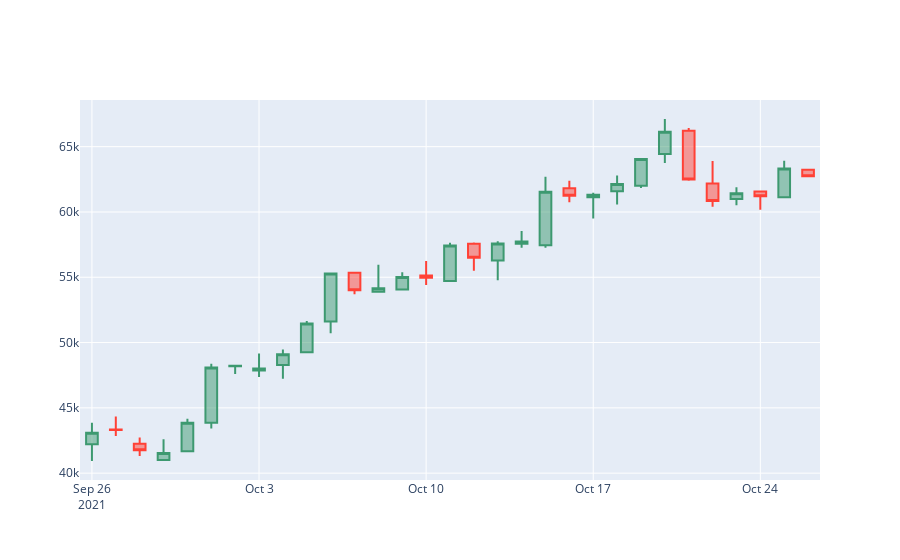

Notebook code cell kept with this figure:
### Markdown cell above
Finally we are now ready to use plotly to create our Candlestick Chart.

### Code cell
fig = go.Figure(data=[go.Candlestick(x=candlestick_data['date'],
                open=candlestick_data['Price']['first'], 
                high=candlestick_data['Price']['max'],
                low=candlestick_data['Price']['min'], 
                close=candlestick_data['Price']['last'])
                ])

fig.update_layout(xaxis_rangeslider_visible=False)

fig.show()
